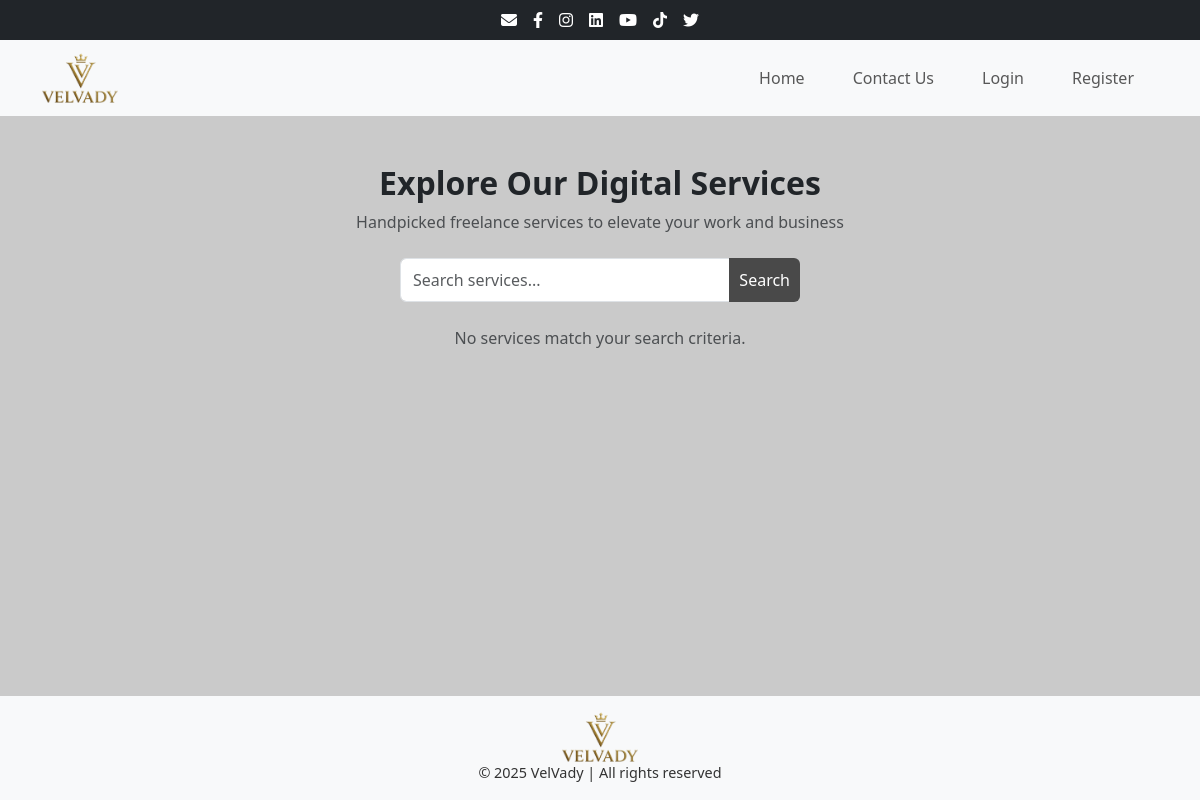
Page /accounts/services/?category=Business on the earlier database version.
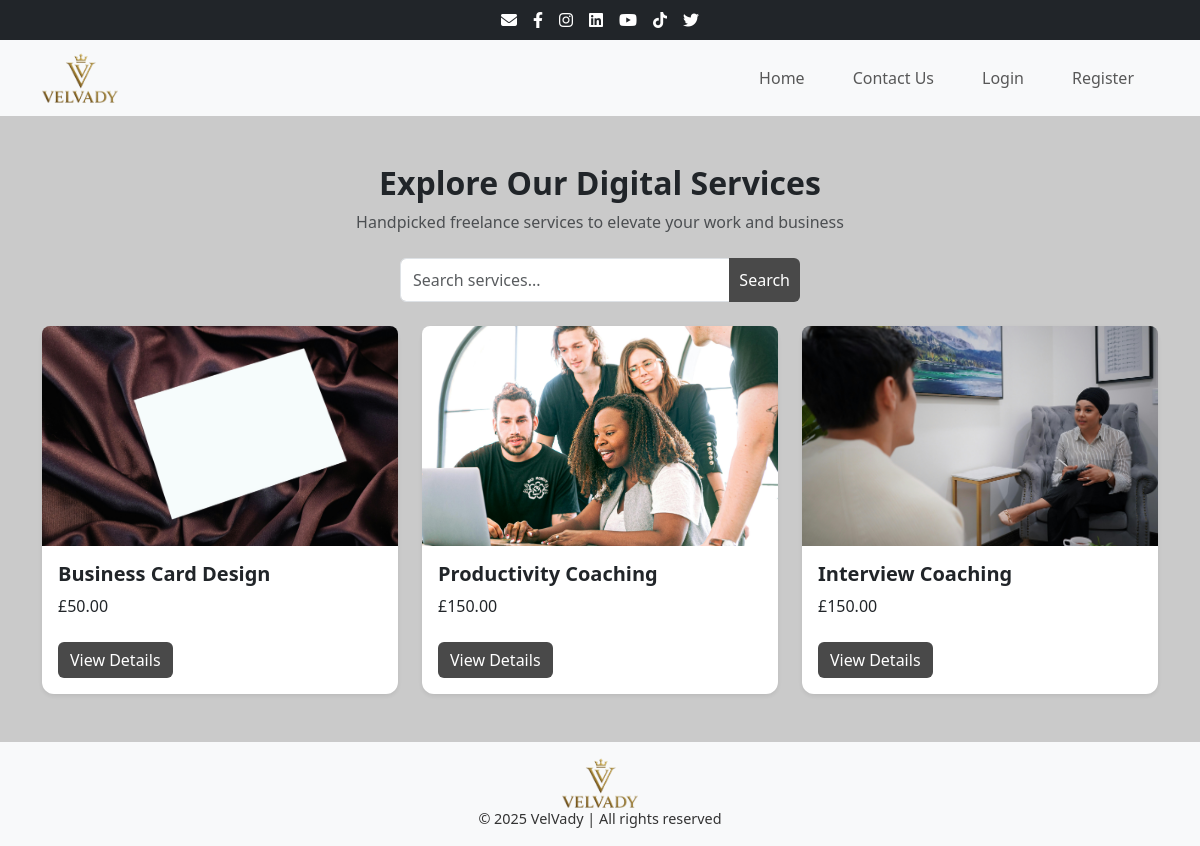
Same page on the later database version.
### products/models.py (models this page shows, shortened)
class Service(models.Model):
    title = models.CharField(max_length=200, unique=True)
    slug = models.SlugField(max_length=200, unique=True, blank=True)
    description = models.TextField()
    price = models.DecimalField(max_digits=6, decimal_places=2)
    image = models.ImageField(upload_to='products/')
    is_active = models.BooleanField(default=True)
    created_at = models.DateTimeField(auto_now_add=True)
    updated_at = models.DateTimeField(auto_now=True)
    CATEGORY_CHOICES = [
        ('Design', 'Design'),
        ('Business', 'Business'),
        ('Tech', 'Tech'),
        ('Writing', 'Writing'),
        ('Marketing', 'Marketing'),
    ]
    category = models.CharField(
        max_length=50,
        choices=CATEGORY_CHOICES,
        default='Design',
        help_text='Select a category for this service.'
    )

### products/views.py (the view)
# urls.py: path('services/', product_list_view, name='services'),
def product_list_view(request):
    query = request.GET.get('q')
    category = request.GET.get('category')
    services = Service.objects.filter(is_active=True)
    if query:
        services = services.filter(
            Q(title__icontains=query) | Q(description__icontains=query)
        )
    if category:
        services = services.filter(category__iexact=category)
    context = {
        'services': services,
        'query': query,
        'category': category,
    }
    return render(request, 'products/product_list.html', context)

### products/templates/products/product_list.html (shortened to what this page needs)
{% extends "core/base.html" %}
{% load static %}
{% block content %}
<div class="container my-5">
    <div class="text-center mb-4">
        <h2 class="fw-bold">Explore Our Digital Services</h2>
        <p class="text-muted">Handpicked freelance services to elevate your work and business</p>
    </div>
    <form method="GET" action="{% url 'services' %}" class="mb-4">
        <div class="input-group mx-auto" style="max-width: 400px;">
            <input
                type="search"
                name="q"
                class="form-control"
                placeholder="Search services..."
                value="{{ query|default:'' }}"
                aria-label="Search services"
            >
            <button type="submit" class="btn btn-custom">Search</button>
        </div>
    </form>
    <div class="row g-4">
        {% for service in services %}
        <div class="col-md-4">
            <div class="card h-100 shadow-sm border-0">
                {% if service.image %}
                    <img src="{{ service.image.url }}" class="card-img-top" alt="{{ service.title }}">
                {% else %}
                    <img src="{% static 'core/images/default_service.jpg' %}" class="card-img-top" alt="Default image">
                {% endif %}
                <div class="card-body">
                    <h5 class="card-title fw-semibold">{{ service.title }}</h5>
                    <p class="card-text">£{{ service.price }}</p>
                    <a href="{% url 'service_detail' slug=service.slug %}" class="btn btn-custom mt-2">View Details</a>
                </div>
            </div>
        </div>
        {% empty %}
        <div class="col-12 text-center">
            <p class="text-muted">No services match your search criteria.</p>
        </div>
        {% endfor %}
    </div>
</div>
{% endblock %}

Differences in the rows shown:
now on this page (row edited): Service: image (picture), title "Business Card Design", price "50.00"
now on this page (row edited): Service: image (picture), title "Productivity Coaching", price "150.00"
now on this page (row edited): Service: image (picture), title "Interview Coaching", price "150.00"
Other differences:
text no longer shown: "No services match your search criteria."
